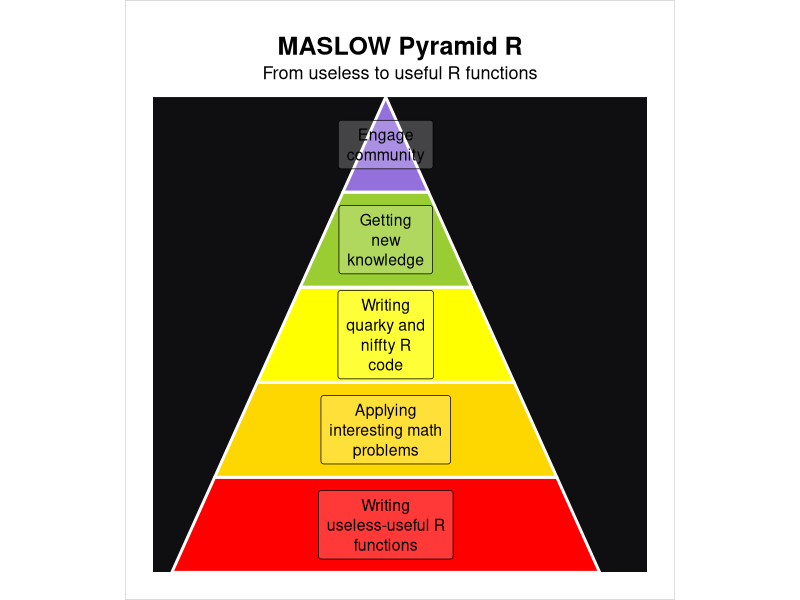

Generate this figure with R:
##########################################
# # Useless Pyramid of R needs
# Adopted by Maslow's hierarchy of needs
# Version 2
#
# Series:
# Little Useless-useful R functions #81
# Created: November  1, 2025
# Author: Tomaz Kastrun
# Blog: tomaztsql.wordpress.com
# V.2.2
# mODIFIED BY: SUNDAR BALAKRISHNAN
# DATE: JUNE 10, 2024
# 

###########################################
########################################### 
# Load required libraries
library(grid)
library(ggplot2)

useless_needs_pyramid <- function(
        levels = c("L1","L2","L3","L4","L5"),
        palette = c("#8e24aa","#3f51b5","#2196f3","#4caf50","#fbc02d")
) {
    tiers <- 5
    H <- tiers * 1.0
    BW <- 4.5 # wider pyramid
    
    w_at <- function(y) (BW/2) * (1 - y / H)
    
    y_breaks <- seq(0, H, length.out = tiers + 1)
    
    poly_list <- lapply(seq_len(tiers), function(i) {
        ymin <- y_breaks[i]
        ymax <- y_breaks[i + 1]
        wt <- w_at(ymax)
        wb <- w_at(ymin)
        data.frame(
            tier = i,
            x = c(-wt, wt, wb, -wb),
            y = c(ymax, ymax, ymin, ymin)
        )
    })
    
    poly_df <- do.call(rbind, poly_list)
    
    lab_df <- data.frame(
        tier = seq_len(tiers),
        ymin = y_breaks[-(tiers + 1)],
        ymax = y_breaks[-1]
    )
    
    lab_df$y_mid <- (lab_df$ymin + lab_df$ymax) / 2
    lab_df$w_mid <- w_at(lab_df$y_mid)
    lab_df$label <- rev(levels)
    lab_df$fill <- palette
    
    # Center labels horizontally (x = 0) for better balance
    lab_df$label_x <- 0
    
    # Adaptive wrap width based on tier width
    # Top tiers are narrower, so use shorter wrap width
    lab_df$wrap_width <- round(lab_df$w_mid * 11)  # Scale wrap width to tier width
    
    # wrap long labels with adaptive width
    wrap_fun <- function(s, w) paste(strwrap(s, width = w), collapse = "\n")
    lab_df$label_wrapped <- mapply(wrap_fun, lab_df$label, lab_df$wrap_width, 
                                   SIMPLIFY = TRUE, USE.NAMES = FALSE)
    
    add_alpha <- function(col, alpha) {
        rgb <- grDevices::col2rgb(col, TRUE)/255
        grDevices::rgb(rgb[1], rgb[2], rgb[3], alpha = alpha)
    }
    
    poly_df <- merge(poly_df, transform(lab_df, tier = tier, fill = fill), 
                     by = "tier", sort = FALSE)
    
    p <- ggplot() +
        geom_polygon(
            data = poly_df,
            aes(x = x, y = y, group = tier, fill = I(fill)),
            color = "white",
            linewidth = 1
        ) +
        geom_label(
            data = lab_df,
            aes(x = label_x, y = y_mid, label = label_wrapped),
            hjust = 0.5,  # Center horizontally
            vjust = 0.5,
            linewidth = 0,
            fill = add_alpha("white", 0.22),
            label.padding = unit(6, "pt"),
            size = 4,
            lineheight = 1.05,
            color = "black"
        ) +
        coord_equal(
            xlim = c(-BW/2 - 0.2, BW/2 + 0.5),
            ylim = c(0, H),
            expand = FALSE
        ) +
        labs(
            title = "MASLOW Pyramid R",
            subtitle = "From useless to useful R functions",
            x = NULL, 
            y = NULL) +
        theme_void(base_size = 13) +
        theme(
            plot.title = element_text(face = "bold", size = 18, hjust = 0.5),
            plot.subtitle = element_text(margin = margin(t = 4, b = 10), hjust = 0.5),
            panel.background = element_rect(fill = "#0f0f12", color = NA),
            plot.background = element_rect(colour = "gray", fill = NA),
            plot.margin = margin(20, 20, 20, 20)
        )
    
    print(p)
}

useless_needs_pyramid(
    levels = c(
        "Engage community",
        "Getting new knowledge",
        "Writing quarky and niffty R code",
        "Applying interesting math problems",
        "Writing useless-useful R functions"
    ),
    palette = c("red","gold","yellow","yellowgreen","mediumpurple")
)
